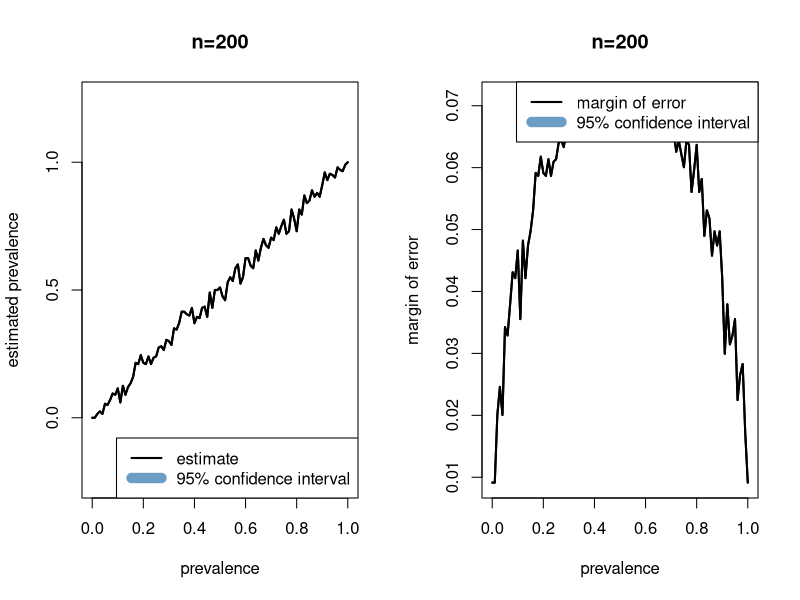
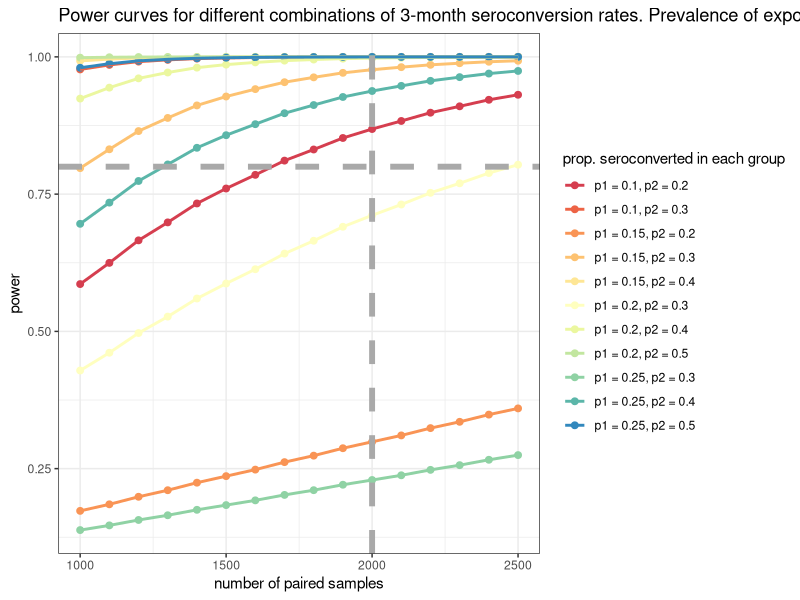
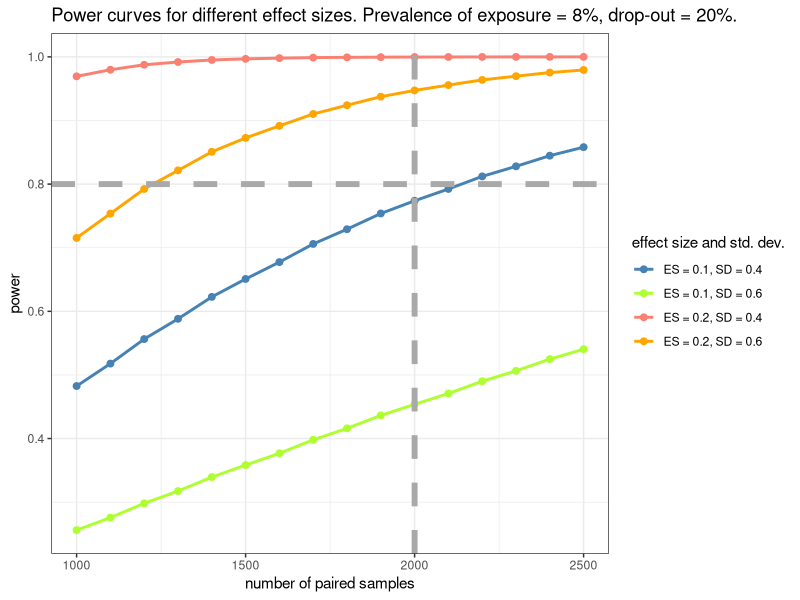

Generate these figures, in order, with R:
## ---- chunk 1
#| echo: true
#| warning: false
#| results: false
#knitr::opts_chunk$set(echo = TRUE, warning=F, message=F, rsuslts='hide', fig.width=16, fig.height=9)

library(png)
library(tidyverse)
library(ggplot2)
library(pwr)
library(RColorBrewer)
## Simulate dataset for serosurveys

x<-seq(0,1,by=0.01)
y<-rep(NA,length(x))
yl<-rep(NA,length(x))
yll<-rep(NA,length(x))
ylu<-rep(NA,length(x))
yu<-rep(NA,length(x))
yul<-rep(NA,length(x))
yuu<-rep(NA,length(x))
moe<-rep(NA,length(x))
moel<-rep(NA,length(x))
moeu<-rep(NA,length(x))
moeAlt1<-rep(NA,length(x))
moeAlt2<-rep(NA,length(x))

n<-200
nAlt1<-100
nAlt2<-400
nSim<-1

for(i in 1:length(x)){
    print(paste(sep="/",i,length(x)))
    tmp_y<-rep(NA,nSim)
    tmp_yu<-rep(NA,nSim)
    tmp_yl<-rep(NA,nSim)
    tmp_moeAlt1<-rep(NA,nSim)
    tmp_moeAlt2<-rep(NA,nSim)
    
    for(j in 1:nSim){
        samp<-rbinom(n=1,size=n,p=x[i])
        binEst<-binom.test(x=samp,n=n)
        tmp_y[j]<-binEst$estimate
        tmp_yl[j]<-binEst$conf.int[1]
        tmp_yu[j]<-binEst$conf.int[2]

        samp<-rbinom(n=1,size=nAlt1,p=x[i])
        binEst<-binom.test(x=samp,n=nAlt1)
        tmp_moeAlt1[j]<-(binEst$conf.int[2]-binEst$conf.int[1])/2
        samp<-rbinom(n=1,size=n,p=x[i])
        binEst<-binom.test(x=samp,n=nAlt2)
        tmp_moeAlt2[j]<-(binEst$conf.int[2]-binEst$conf.int[1])/2
    }
    
    tmp_moe<-(tmp_yu-tmp_yl)/2

    y[i]<-mean(tmp_y)
    yl[i]<-quantile(tmp_y,probs=0.025); yll[i]<-quantile(tmp_yl,probs=0.025); ylu[i]<-quantile(tmp_yl,probs=0.975)
    yu[i]<-quantile(tmp_y,probs=0.975); yul[i]<-quantile(tmp_yu,probs=0.025); yuu[i]<-quantile(tmp_yu,probs=0.975)
    moe[i]<-mean(tmp_moe); moel[i]<-quantile(tmp_moe,probs=0.025); moeu[i]<-quantile(tmp_moe,probs=0.975)
    moeAlt1[i]<-mean(tmp_moeAlt1)
    moeAlt2[i]<-mean(tmp_moeAlt2)
}

## ---- chunk 2
#| fig-width: 7
#| fig-height: 4
par(mfrow=c(1,2))
plot(x,y,xlab="prevalence",ylab="estimated prevalence",col="black",type="l",lwd=2,asp=1,main="n=200")

tmpCol<-col2rgb("steelblue")
polygon(x=c(x,x[length(x):1]),y=c(yl,yu[length(x):1]),col=rgb(maxColorValue=255,red=tmpCol[1],green=tmpCol[2],blue=tmpCol[3],alpha=200),border=NA)
lines(x,y,col="black",lwd=2)

legend(x="bottomright",lty=c(1,1),lwd=c(2,10),col=c("black",
                                  rgb(maxColorValue=255,red=tmpCol[1],green=tmpCol[2],blue=tmpCol[3],alpha=200)),legend=c("estimate","95% confidence interval"))

plot(x,moe,col="black",type="l",lwd=2,main="n=200",xlab="prevalence",ylab="margin of error")
par(xpd=T)
tmpCol<-col2rgb("steelblue")
polygon(x=c(x,x[length(x):1]),y=c(moel,moeu[length(x):1]),
        col=rgb(maxColorValue=255,red=tmpCol[1],green=tmpCol[2],blue=tmpCol[3],alpha=200),border=NA)
lines(x,moe,col="black",lwd=2)
legend(x="topright",lty=c(1,1),col=c("black",rgb(maxColorValue=255,
                                  red=tmpCol[1],green=tmpCol[2],blue=tmpCol[3],alpha=200)),lwd=c(2,10),legend=c("margin of error","95% confidence interval"))
## ---- chunk 3
#| fig-width: 7
#| fig-height: 4
#| 
gr<-expand.grid(seq(1000,2500,by=100),c(0.1,0.15,0.2,0.25),c(0.2,0.3,0.4,0.5),c(1/24,0.074,0.08,0.099))

datPowSeroConv<-data.frame(
  alpha=0.05,
  prev=gr[,4],
  pDropOut=0.2,
  nTot=gr[,1],
  nTotComp=NA,
  n1=NA,
  n2=NA,
  p1=gr[,2],
  p2=gr[,3],
  power=NA
)

datPowSeroConv$nTotComp<-floor((1-datPowSeroConv$pDropOut)*datPowSeroConv$nTot)
datPowSeroConv<-datPowSeroConv[datPowSeroConv$p2/datPowSeroConv$p1<3 & datPowSeroConv$p2/datPowSeroConv$p1>1,]

datPowSeroConv$n1<-round(datPowSeroConv$prev*datPowSeroConv$nTotComp)
datPowSeroConv$n2<-round((1-datPowSeroConv$prev)*datPowSeroConv$nTotComp)
datPowSeroConv$p1p2<-factor(paste(sep="","p1 = ",datPowSeroConv$p1,", p2 = ",datPowSeroConv$p2))

for(j in 1:nrow(datPowSeroConv)){
  datPowSeroConv$power[j]<-pwr.2p2n.test(h=ES.h(p1=datPowSeroConv$p1[j],p2=datPowSeroConv$p2[j]),n1=datPowSeroConv$n1[j],n2=datPowSeroConv$n2[j])$power
}
## ---- chunk 4
#| fig-width: 7
#| fig-height: 4
ggplot(data=datPowSeroConv[datPowSeroConv$prev==0.08,],mapping=aes(x=nTot,y=power,group=p1p2,color=p1p2)) +
  geom_point(size=2) +
  geom_line(lwd=1) +
  scale_color_manual(values=colorRampPalette(brewer.pal(9,"Spectral"))(length(levels(datPowSeroConv$p1p2))),name="prop. seroconverted in each group") +
  geom_hline(yintercept=0.8,lwd=2,lty=2,col="darkgrey") + 
  geom_vline(xintercept=2000,lwd=2,lty=2,col="darkgrey") +
  theme(legend.position = "right",text=element_text(size=16)) +
  xlab("number of paired samples") +
  ylab("power") +
  ggtitle("Power curves for different combinations of 3-month seroconversion rates. Prevalence of exposure = 8%, drop-out = 20%.") +
  theme_bw()
## ---- chunk 5
#| fig-width: 7
#| fig-height: 4
gr<-expand.grid(seq(1000,2500,by=100),c(0.1,0.2),c(0.4,0.6),c(1/24,0.074,0.08,0.099))

datPowSalm<-data.frame(
  alpha=0.05,
  prev=gr[,4],
  pDropOut=0.2,
  nTot=gr[,1],
  nTotComp=NA,
  n1=NA,
  n2=NA,
  delta=gr[,2],
  sd=gr[,3],
  es=NA,
  power=NA
)

datPowSalm$nTotComp<-floor((1-datPowSalm$pDropOut)*datPowSalm$nTot)
datPowSalm$n1<-round(datPowSalm$prev*datPowSalm$nTotComp)
datPowSalm$n2<-round((1-datPowSalm$prev)*datPowSalm$nTotComp)
datPowSalm$es<-round(digits=2,datPowSalm$delta/datPowSalm$sd)

for(j in 1:nrow(datPowSalm)){
  datPowSalm$power[j]<-pwr.t2n.test(n1=datPowSalm$n1[j],n2=datPowSalm$n2[j],d=datPowSalm$es[j],sig.level=datPowSalm$alpha[j])$power
}

datPowSalm$EsSd<-factor(paste(sep="","ES = ",datPowSalm$delta,", SD = ",datPowSalm$sd))
## ---- chunk 6
power1 = round(digits=2,100*datPowSalm$power[datPowSalm$prev==0.08 & datPowSalm$delta==0.2 & datPowSalm$nTot==2000 & datPowSalm$sd==0.4])
## ---- chunk 7
power2 = round(digits=2,100*datPowSalm$power[datPowSalm$prev==0.08 & datPowSalm$delta==0.2 & datPowSalm$nTot==2000 & datPowSalm$sd==0.6])
## ---- chunk 8
#| fig-width: 7
#| fig-height: 4
ggplot(data=datPowSalm[datPowSalm$prev==0.08,],mapping=aes(x=nTot,y=power,group=EsSd,color=EsSd)) +
  geom_point(size=2) +
  geom_line(lwd=1) +
  scale_color_manual(values=c("steelblue","greenyellow","salmon","orange"),name="effect size and std. dev.") +
  geom_hline(yintercept=0.8,lwd=2,lty=2,col="darkgrey") + 
  geom_vline(xintercept=2000,lwd=2,lty=2,col="darkgrey") +
  theme(legend.position = "right",text=element_text(size=16)) +
  xlab("number of paired samples") +
  ylab("power") +
  ggtitle("Power curves for different effect sizes. Prevalence of exposure = 8%, drop-out = 20%.")+
  theme_bw()
